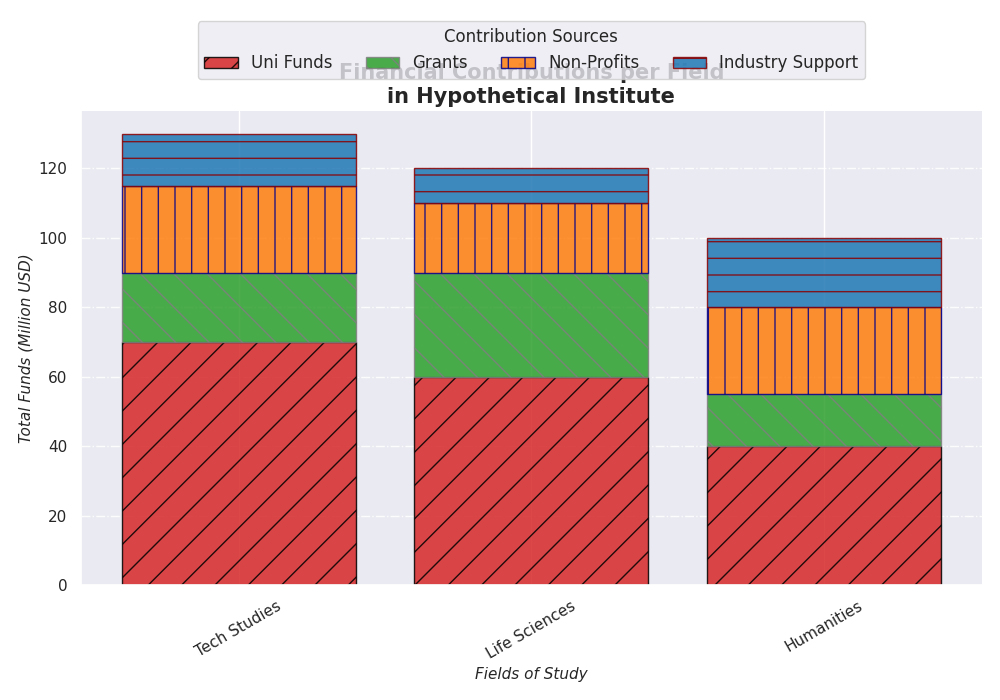

Reproduce this figure in Python.
import matplotlib.pyplot as plt
import numpy as np

disciplines = ['Tech Studies', 'Life Sciences', 'Humanities']
funding_sources = ['Uni Funds', 'Grants', 'Non-Profits', 'Industry Support']

funding_data = np.array([
    [70, 20, 25, 15],  
    [60, 30, 20, 10],  
    [40, 15, 25, 20],  
])

# Shuffled colors to alter style.
colors = ['#d62728', '#2ca02c', '#ff7f0e', '#1f77b4']

fig, ax = plt.subplots(figsize=(10, 7))
bottom = np.zeros(len(disciplines))

# Altered marker styles (edge color, hatch patterns).
hatch_patterns = ['/', '\\', '|', '-']
edge_colors = ['black', 'grey', 'darkblue', 'darkred']

for i, source in enumerate(funding_sources):
    ax.bar(disciplines, funding_data[:, i], label=source, bottom=bottom,
           color=colors[i], alpha=0.85, edgecolor=edge_colors[i], hatch=hatch_patterns[i])
    bottom += funding_data[:, i]

# Changed font size and added new styles dynamically.
ax.set_title("Financial Contributions per Field\nin Hypothetical Institute", fontsize=15, fontweight='heavy')
ax.set_xlabel('Fields of Study', fontsize=11, style='italic')
ax.set_ylabel('Total Funds (Million USD)', fontsize=11, style='italic')

# Legend modified to appear on top with a border
ax.legend(title='Contribution Sources', loc='lower center', bbox_to_anchor=(0.5, 1.05), fontsize='medium', ncol=4, frameon=True)

# Altered y-axis line style and enhanced grid
ax.yaxis.grid(True, linestyle='dashdot', alpha=0.9)
ax.spines['top'].set_visible(False)
ax.spines['right'].set_visible(False)

plt.xticks(rotation=30)
plt.tight_layout()
plt.show()
